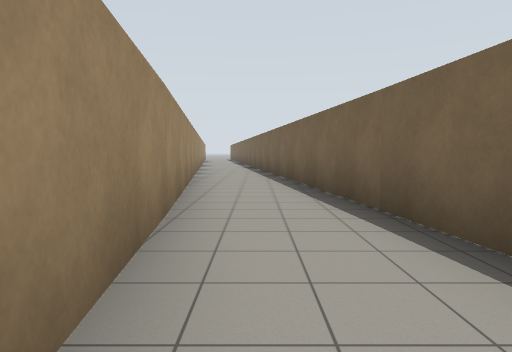
View 1 (above)

13 first-person views from a walk through a robot-simulator world made for Gazebo. The camera is 1.2 m above the floor, tilts 4° down and sees 75° across. Floor lines are 1 m apart. The floor is counted in squares, 2 m on a side. Each view is taken from the middle of a square. On the plan, view 1 faces up. The plan holds only what a view shows up to about 9 squares ahead; the rest is blank.

View 2
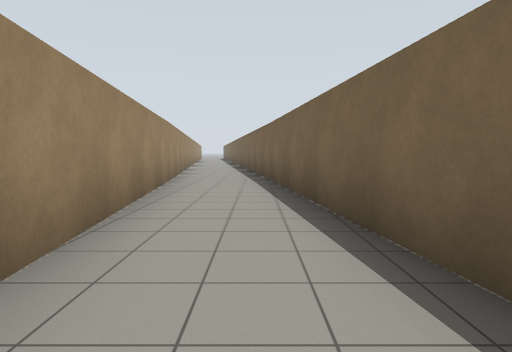

View 3
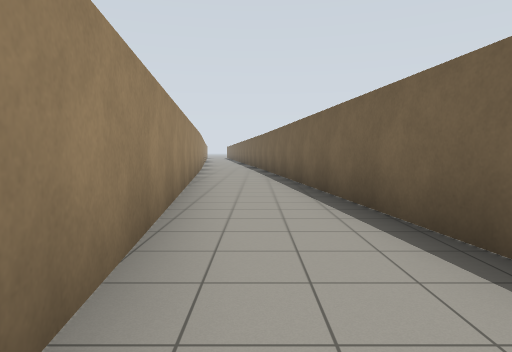

View 4
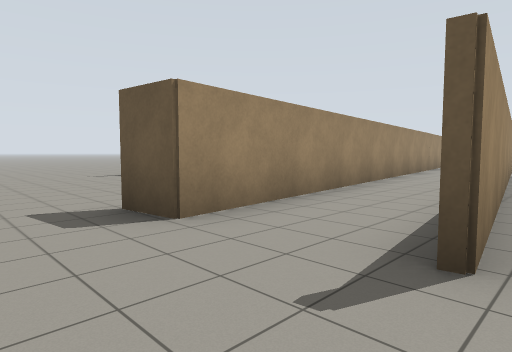

View 5
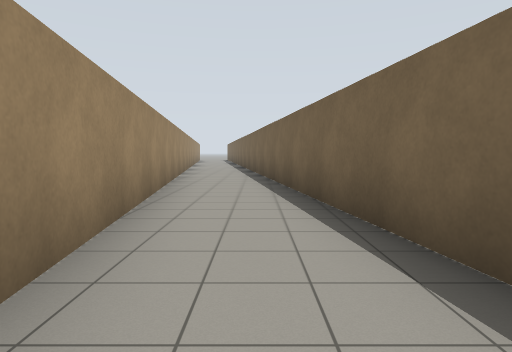

View 6
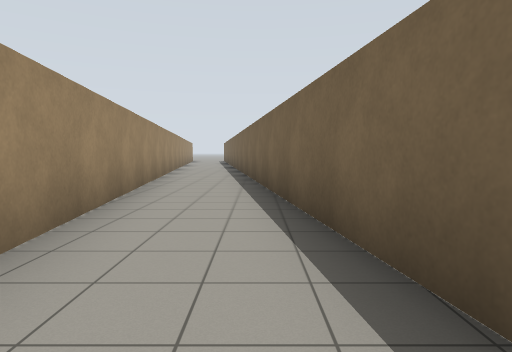

View 7
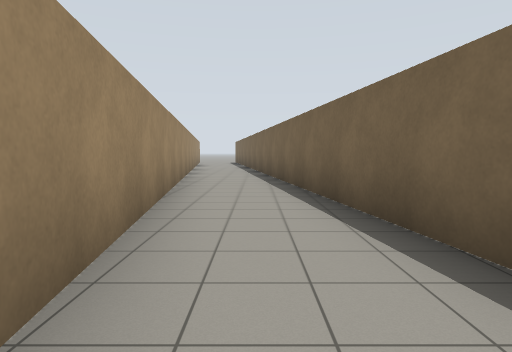

View 8
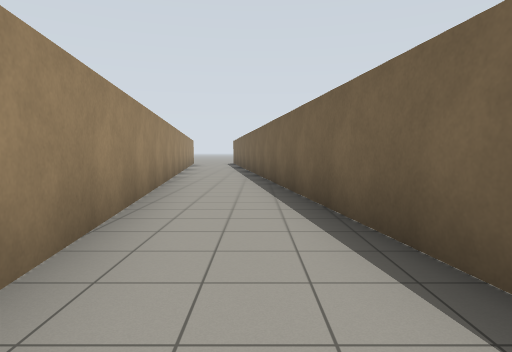

View 9
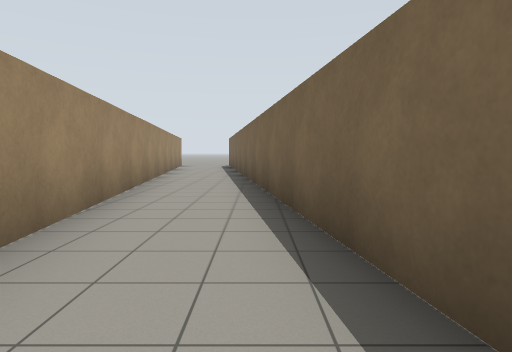

View 10
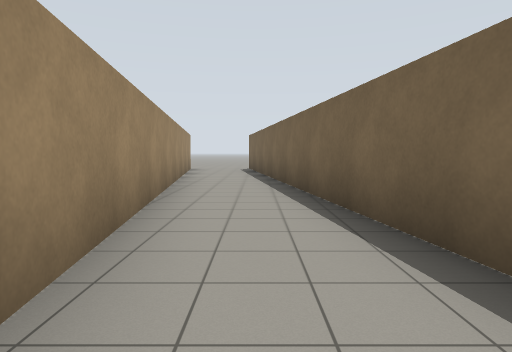

View 11
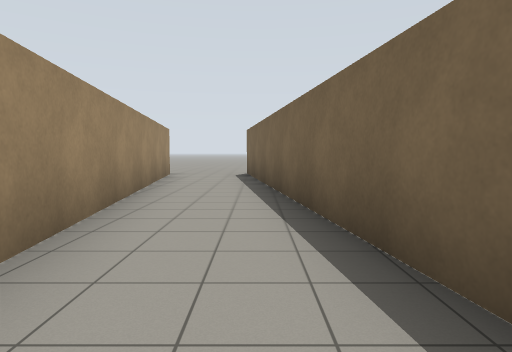

View 12
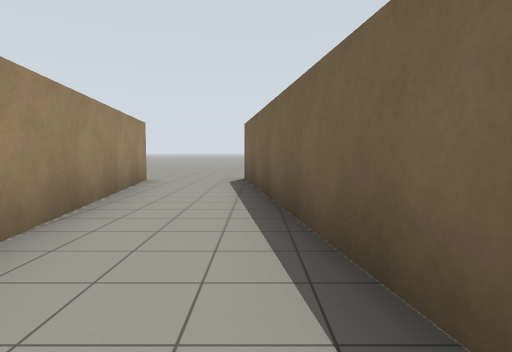

View 13
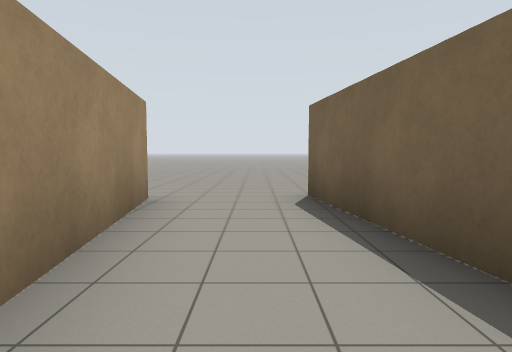

### Floor plan
Points are (right, up) in squares from view 1. A wall is a line through its corners. A room is listed if a view was taken in it or the views show most of it. See-through windows are left out.
Room 1 (views 1, 2, 3, 5, 6)
walls: (2.6, -6.2) (0.7, 7.7); (-1.4, 7.4) (0.6, -7.4)
ways out: opening at (2, -8.5) to room 2; opening at (0, 8) to room 3; opening at (0, -8.5)
Room 2 (view 4)
walls: (1.7, 1) (2.6, -7.2)
ways out: opening at (2, -8.5) to room 1; opening at (-2, 30.5) to room 5
Room 3 (views 7, 8, 9)
walls: (0.7, 7.7) (-0.4, 15.6); (-2.5, 15.3) (-1.4, 7.4)
ways out: opening at (0, 8) to room 1; opening at (-1, 16) to room 4
Room 4 (views 10, 11, 12)
walls: (-3.4, 22.2) (-2.5, 15.3); (-0.4, 15.6) (-1.3, 22.5)
ways out: opening at (-1, 16) to room 3; opening at (-2, 23) to room 5
Room 5 (view 13)
walls: (-4.4, 29.4) (-3.4, 22.2); (-1.3, 22.5) (-2.3, 29.7)
ways out: opening at (-2, 30.5) to room 2; opening at (-2, 23) to room 4; opening at (-4, 30.5)

Positions as (right, up) in squares from view 1, and headings:
1: (0, 0), facing up
2: (1, -4), facing up
3: (1, -8), facing up
4: (3, -9), facing up-left
5: (0, 3), facing up
6: (0, 6), facing up
7: (-1, 9), facing up
8: (-1, 11), facing up
9: (-1, 14), facing up
10: (-2, 17), facing up
11: (-2, 20), facing up
12: (-2, 22), facing up
13: (-3, 25), facing up
